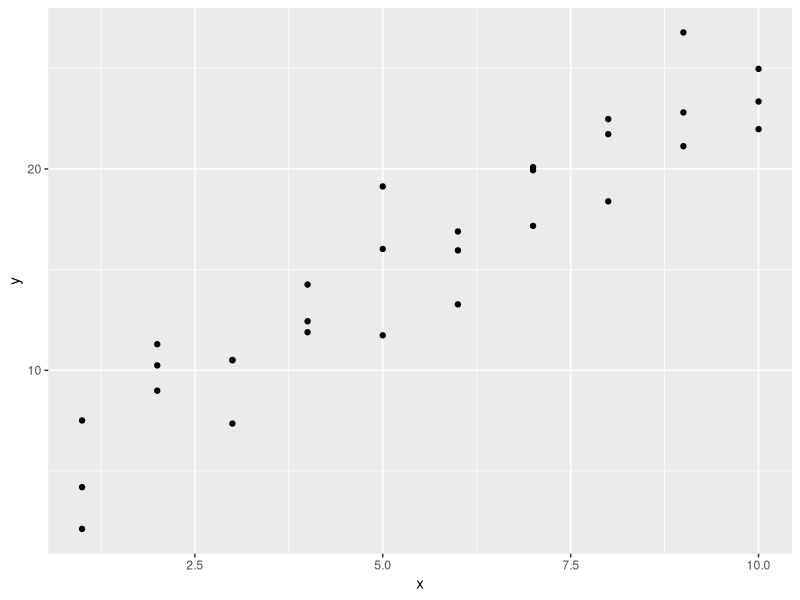
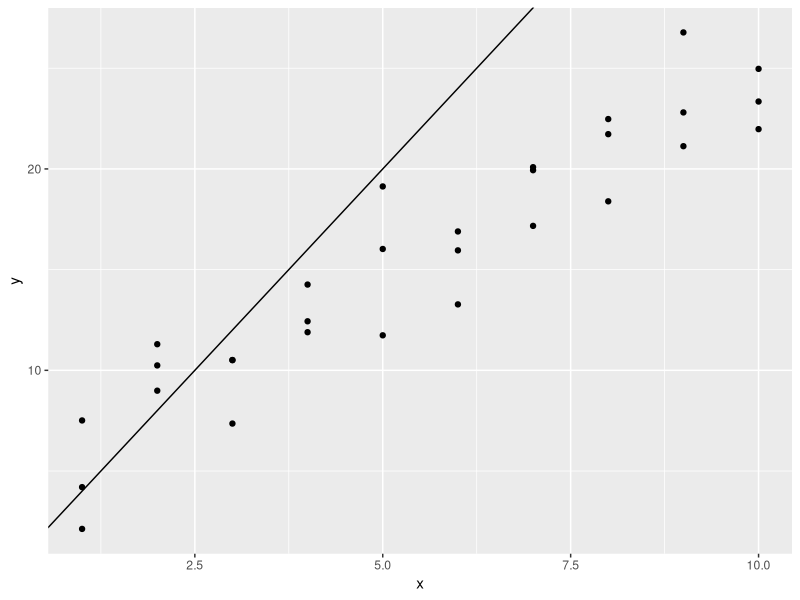
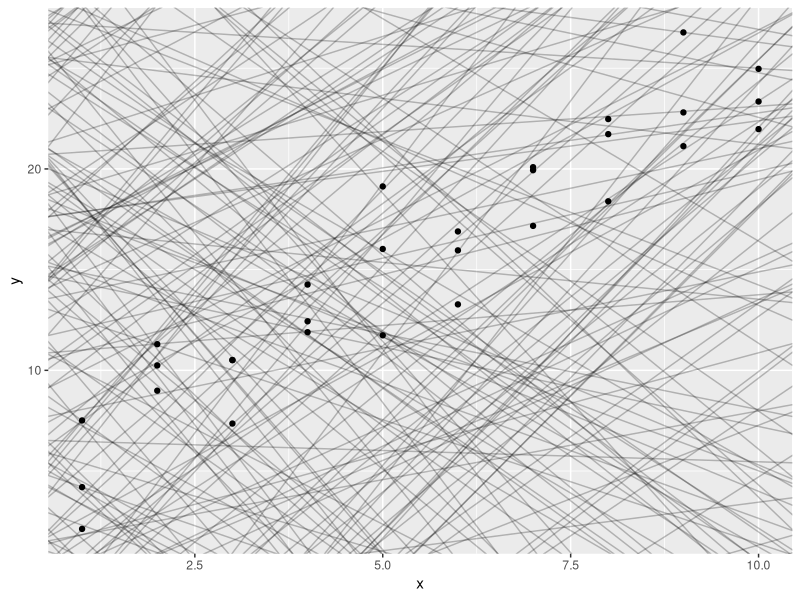
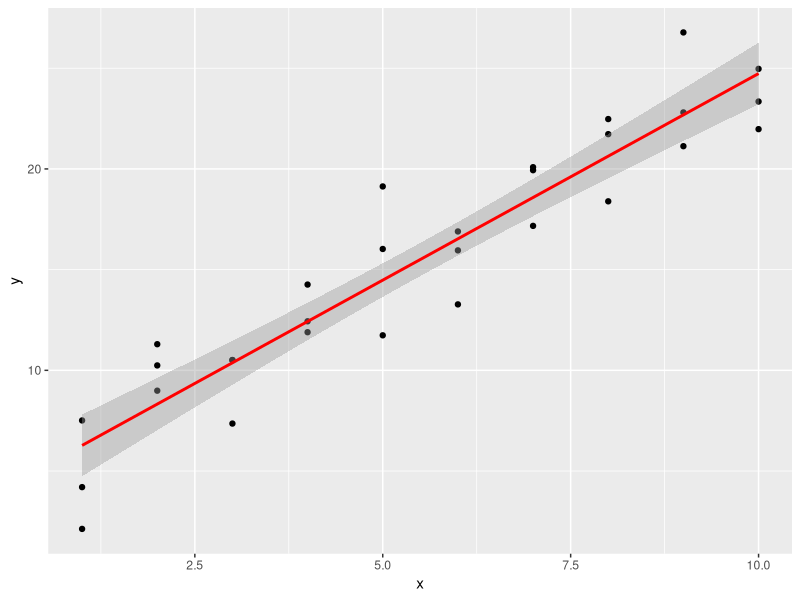

Recreate these plots in R, in order.
# model building

library(tidyverse)
library(modelr)
options(na.action = na.warn)

# There is a simple simulated dataset
?sim1

head(sim1)

# there are two variables (int, dbl), therefore we use a scatter plot
# for visualization
ggplot(data = sim1, mapping = aes(x=x, y=y)) + geom_point()

# there seems to be a strong positive correlation between x and y
# probably it is linear

ggplot(sim1, aes(x, y)) + geom_abline(aes(intercept=0, slope=4)) + geom_point()

# lets take a look at linear models, generate 250 linear models y = k*x + d (intercept and slope)
models = tibble(
  a1 = runif(250, -20, 40),
  a2 = runif(250, -5, 5)
)
models
# and draw them 
ggplot(sim1, aes(x, y)) + geom_abline(aes(intercept= a1, slope=a2), data=models, alpha = 1/4) + geom_point()

# some of them are very bad, we want to know the model which fits the points best
# y ~ x is a formular and means y = a_0 + a_1 * x, i.e. the left hand side can be described using the right hand side and some formular, in this case linear (km)
model_sim1 <- lm(y ~ x, sim1)
summary(model_sim1)
# plot data and model
#fig <- abline(model_sim1)
ggplot(sim1, mapping = aes(x, y)) + geom_point() + stat_smooth(method = "lm", color="red")

                                      